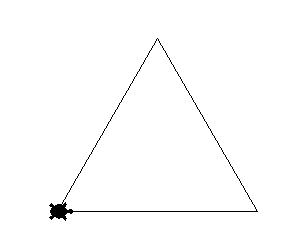

This figure's Python source:
import turtle
t = turtle.Turtle()
t.shape("turtle")

side = 200
t.fd(side)
t.lt(120)
t.fd(side)
t.lt(120)
t.fd(side)
t.lt(120)
